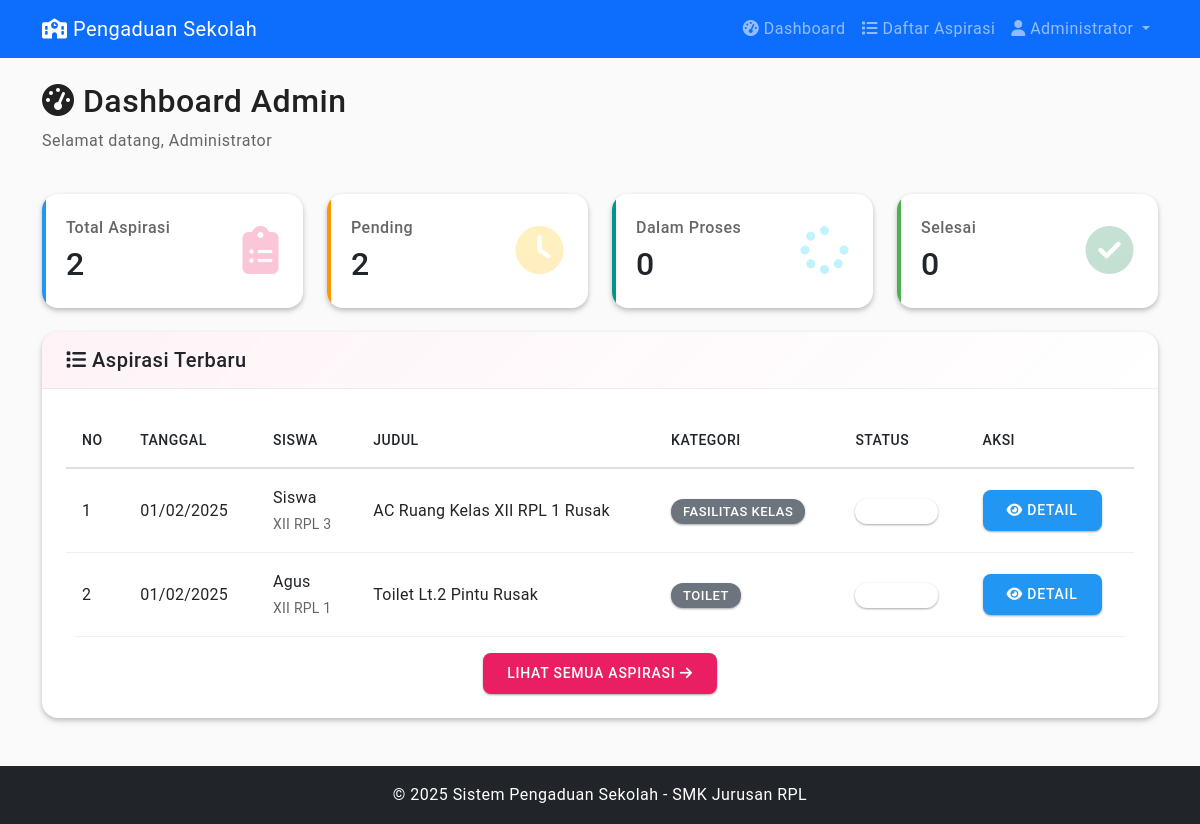
/admin/index.php (signed in), run on the app's committed database.
### tables this page shows
CREATE TABLE aspirasi (
    id_aspirasi INT PRIMARY KEY AUTO_INCREMENT,
    
    id_user INT NOT NULL,
     
    
    id_kategori INT NOT NULL,
     
    
    judul VARCHAR(200) NOT NULL,
    deskripsi TEXT NOT NULL,
    lokasi VARCHAR(100) NOT NULL,
    
    status ENUM('pending', 'proses', 'selesai', 'ditolak') DEFAULT 'pending',
     
    
    prioritas ENUM('rendah', 'sedang', 'tinggi') DEFAULT 'sedang',
     
    
    tanggal_pengaduan DATE NOT NULL,
    foto VARCHAR(255) NULL,
     
    
    created_at TIMESTAMP DEFAULT CURRENT_TIMESTAMP,
    updated_at TIMESTAMP DEFAULT CURRENT_TIMESTAMP ON UPDATE CURRENT_TIMESTAMP,
     
    
    FOREIGN KEY (id_user) REFERENCES users(id_user) ON DELETE CASCADE,
     
    
    FOREIGN KEY (id_kategori) REFERENCES kategori(id_kategori) ON DELETE RESTRICT
     
);

CREATE TABLE users (
    id_user INT PRIMARY KEY AUTO_INCREMENT,
     
    
    nama VARCHAR(100) NOT NULL,
     
    
    username VARCHAR(50) UNIQUE NOT NULL,
     
    
    password VARCHAR(255) NOT NULL,
     
    
    role ENUM('admin', 'siswa') NOT NULL,
     
    
    kelas VARCHAR(20) NULL,
     
    
    created_at TIMESTAMP DEFAULT CURRENT_TIMESTAMP
     
);

CREATE TABLE kategori (
    id_kategori INT PRIMARY KEY AUTO_INCREMENT,
    nama_kategori VARCHAR(50) NOT NULL,
    deskripsi TEXT NULL
);

### functions/functions.php (called while the page is built, shortened)
<?php
function get_all_aspirasi($filters = []) {
    $conn = getConnection();
    $query = "SELECT a.*, u.nama as nama_siswa, u.kelas, k.nama_kategori
              FROM aspirasi a
              JOIN users u ON a.id_user = u.id_user
              JOIN kategori k ON a.id_kategori = k.id_kategori
              WHERE 1=1";
    $params = [];
    $types = "";
    $query .= " ORDER BY a.created_at DESC";
    if (!empty($params)) {
        $stmt = $conn->prepare($query);
        $stmt->bind_param($types, ...$params);
        $stmt->execute();
        $result = $stmt->get_result();
    } else {
        $result = $conn->query($query);
    }
    $aspirasi = [];
    while ($row = $result->fetch_assoc()) {
        $aspirasi[] = $row;
    }
    return $aspirasi;
}
function get_statistik() {
    $conn = getConnection();
    $stats = [];
    $result = $conn->query("SELECT COUNT(*) as total FROM aspirasi");
    $stats['total_aspirasi'] = $result->fetch_assoc()['total'];
    $result = $conn->query("SELECT COUNT(*) as total FROM aspirasi WHERE status = 'pending'");
    $stats['pending'] = $result->fetch_assoc()['total'];
    $result = $conn->query("SELECT COUNT(*) as total FROM aspirasi WHERE status = 'proses'");
    $stats['proses'] = $result->fetch_assoc()['total'];
    $result = $conn->query("SELECT COUNT(*) as total FROM aspirasi WHERE status = 'selesai'");
    $stats['selesai'] = $result->fetch_assoc()['total'];
    return $stats;
}
?>

### admin/index.php (the view, shortened to what this page needs)
<?php
require_once '../functions/functions.php';
$stats = get_statistik();
$aspirasi_terbaru = get_all_aspirasi();
$aspirasi_terbaru = array_slice($aspirasi_terbaru, 0, 5);
include '../includes/header.php';
include '../includes/navbar.php';
?>
<div class="container my-4">
    <div class="row mb-4">
        <div class="col">
            <h2><i class="fas fa-tachometer-alt"></i> Dashboard Admin</h2>
            <p class="text-muted">Selamat datang, <?php echo $_SESSION['nama']; ?></p>
        </div>
    </div>
    <div class="row g-4 mb-4">
        <div class="col-md-3">
            <div class="card stat-card total">
                <div class="card-body">
                    <div class="d-flex justify-content-between align-items-center">
                        <div>
                            <h6 class="text-muted mb-2">Total Aspirasi</h6>
                            <h2 class="mb-0"><?php echo $stats['total_aspirasi']; ?></h2>
                        </div>
                        <div>
                            <i class="fas fa-clipboard-list fa-3x text-primary opacity-25"></i>
                        </div>
                    </div>
                </div>
            </div>
        </div>
        <div class="col-md-3">
            <div class="card stat-card pending">
                <div class="card-body">
                    <div class="d-flex justify-content-between align-items-center">
                        <div>
                            <h6 class="text-muted mb-2">Pending</h6>
                            <h2 class="mb-0"><?php echo $stats['pending']; ?></h2>
                        </div>
                        <div>
                            <i class="fas fa-clock fa-3x text-warning opacity-25"></i>
                        </div>
                    </div>
                </div>
            </div>
        </div>
        <div class="col-md-3">
            <div class="card stat-card proses">
                <div class="card-body">
                    <div class="d-flex justify-content-between align-items-center">
                        <div>
                            <h6 class="text-muted mb-2">Dalam Proses</h6>
                            <h2 class="mb-0"><?php echo $stats['proses']; ?></h2>
                        </div>
                        <div>
                            <i class="fas fa-spinner fa-3x text-info opacity-25"></i>
                        </div>
                    </div>
                </div>
            </div>
        </div>
        <div class="col-md-3">
            <div class="card stat-card selesai">
                <div class="card-body">
                    <div class="d-flex justify-content-between align-items-center">
                        <div>
                            <h6 class="text-muted mb-2">Selesai</h6>
                            <h2 class="mb-0"><?php echo $stats['selesai']; ?></h2>
                        </div>
                        <div>
                            <i class="fas fa-check-circle fa-3x text-success opacity-25"></i>
                        </div>
                    </div>
                </div>
            </div>
        </div>
    </div>
    <div class="card">
        <div class="card-header">
            <h5 class="mb-0"><i class="fas fa-list"></i> Aspirasi Terbaru</h5>
        </div>
        <div class="card-body">
            <?php if (empty($aspirasi_terbaru)): ?>
                <div class="text-center py-5">
                    <i class="fas fa-inbox fa-4x text-muted mb-3"></i>
                    <p class="text-muted">Belum ada aspirasi</p>
                </div>
            <?php else: ?>
                <div class="table-responsive">
                    <table class="table table-hover">
                        <thead>
                            <tr>
                                <th>No</th>
                                <th>Tanggal</th>
                                <th>Siswa</th>
                                <th>Judul</th>
                                <th>Kategori</th>
                                <th>Status</th>
                                <th>Aksi</th>
                            </tr>
                        </thead>
                        <tbody>
                            <?php foreach ($aspirasi_terbaru as $index => $asp): ?>
                            <tr>
                                <td><?php echo $index + 1; ?></td>
                                <td><?php echo date('d/m/Y', strtotime($asp['tanggal_pengaduan'])); ?></td>
                                <td>
                                    <?php echo $asp['nama_siswa']; ?><br>
                                    <small class="text-muted"><?php echo $asp['kelas']; ?></small>
                                </td>
                                <td><?php echo $asp['judul']; ?></td>
                                <td><span class="badge bg-secondary"><?php echo $asp['nama_kategori']; ?></span></td>
                                <td>
                                    <span class="badge badge-status-<?php echo $asp['status']; ?>">
                                    </span>
                                </td>
                                <td>
                                    <a href="detail_aspirasi.php?id=<?php echo $asp['id_aspirasi']; ?>"
                                       class="btn btn-sm btn-info">
                                        <i class="fas fa-eye"></i> Detail
                                    </a>
                                </td>
                            </tr>
                            <?php endforeach; ?>
                        </tbody>
                    </table>
                </div>
                <div class="text-center mt-3">
                    <a href="aspirasi_list.php" class="btn btn-primary">
                        Lihat Semua Aspirasi <i class="fas fa-arrow-right"></i>
                    </a>
                </div>
            <?php endif; ?>
        </div>
    </div>
</div>
<?php include '../includes/footer.php'; ?>

### assets/css/style.css (style rules this page uses)
:root { --md-primary: #E91E63; --md-primary-light: #F06292; --md-primary-dark: #C2185B; --md-secondary: #00BCD4; --md-secondary-light: #4DD0E1; --md-secondary-dark: #0097A7; --md-background: #FAFAFA; --md-surface: #FFFFFF; --md-error: #F44336; --md-on-primary: #FFFFFF; --md-on-secondary: #FFFFFF; --md-on-background: rgba(0, 0, 0, 0.87); --md-on-surface: rgba(0, 0, 0, 0.87); --md-on-error: #FFFFFF; --md-success: #4CAF50; --md-warning: #FF9800; --md-info: #2196F3; --md-teal: #009688; --md-purple: #9C27B0; --md-deep-purple: #673AB7; --shadow-1: 0 1px 3px rgba(0,0,0,0.12), 0 1px 2px rgba(0,0,0,0.24); --shadow-2: 0 3px 6px rgba(0,0,0,0.15), 0 2px 4px rgba(0,0,0,0.12); --shadow-3: 0 10px 20px rgba(0,0,0,0.15), 0 3px 6px rgba(0,0,0,0.10); --shadow-4: 0 15px 25px rgba(0,0,0,0.15), 0 5px 10px rgba(0,0,0,0.05); --shadow-5: 0 20px 40px rgba(0,0,0,0.2); --transition-fast: 150ms cubic-bezier(0.4, 0, 0.2, 1); --transition-standard: 250ms cubic-bezier(0.4, 0, 0.2, 1); --transition-complex: 375ms cubic-bezier(0.4, 0, 0.2, 1); }
* { font-family: 'Roboto', -apple-system, BlinkMacSystemFont, 'Segoe UI', sans-serif; }
body { color: var(--md-on-background); background-color: var(--md-background); font-size: 16px; line-height: 1.6; letter-spacing: 0.03em; }
.stat-card { border-radius: 16px; border: none; background: var(--md-surface); box-shadow: var(--shadow-2); transition: all var(--transition-complex); overflow: hidden; position: relative; }
.stat-card::before { content: ''; position: absolute; top: 0; left: 0; width: 4px; height: 100%; transition: width var(--transition-standard); }
.stat-card .card-body { padding: 24px; }
.stat-card.total::before { background: var(--md-info); }
.stat-card.pending::before { background: var(--md-warning); }
.stat-card.proses::before { background: var(--md-teal); }
.stat-card.selesai::before { background: var(--md-success); }
.card { border-radius: 16px; border: none; background: var(--md-surface); box-shadow: var(--shadow-2); transition: all var(--transition-standard); overflow: hidden; }
.card-body { padding: 24px; }
.card-header { border-radius: 16px 16px 0 0 !important; font-weight: 500; letter-spacing: 0.5px; background: linear-gradient(135deg, rgba(233, 30, 99, 0.05) 0%, transparent 100%); border-bottom: 1px solid rgba(0,0,0,0.06); padding: 16px 24px; }
table { border-radius: 12px; overflow: hidden; }
.table { margin-bottom: 0; }
.table thead th { font-weight: 500; letter-spacing: 0.5px; text-transform: uppercase; font-size: 0.875rem; border-bottom: 2px solid rgba(0,0,0,0.12); padding: 16px; }
.table tbody td { padding: 16px; vertical-align: middle; border-bottom: 1px solid rgba(0,0,0,0.06); letter-spacing: 0.25px; }
.table tbody tr { transition: background-color var(--transition-fast); }
.badge { font-size: 0.8125rem; font-weight: 500; letter-spacing: 0.5px; padding: 6px 12px; border-radius: 12px; text-transform: uppercase; display: inline-flex; align-items: center; box-shadow: var(--shadow-1); }
.btn { border-radius: 8px; font-weight: 500; letter-spacing: 0.75px; text-transform: uppercase; font-size: 0.875rem; padding: 10px 24px; transition: all var(--transition-standard); box-shadow: var(--shadow-1); border: none; position: relative; overflow: hidden; }
.btn::before { content: ''; position: absolute; top: 50%; left: 50%; width: 0; height: 0; border-radius: 50%; background: rgba(255,255,255,0.3); transform: translate(-50%, -50%); transition: width 0.6s, height 0.6s; }
.btn-primary { background: var(--md-primary); color: var(--md-on-primary); }
.btn-info { background: var(--md-info); color: #FFFFFF; }
.text-primary { color: var(--md-primary) !important; }
.text-muted { color: rgba(0,0,0,0.6) !important; }

### data on the page
aspirasi: tanggal_pengaduan "01/02/2025", id_user.nama "Siswa", id_user.kelas "XII RPL 3", judul "AC Ruang Kelas XII RPL 1 Rusak", id_kategori.nama_kategori "FASILITAS KELAS"
aspirasi: tanggal_pengaduan "01/02/2025", id_user.nama "Agus", id_user.kelas "XII RPL 1", judul "Toilet Lt.2 Pintu Rusak", id_kategori.nama_kategori "TOILET"

### other printed values
$_SESSION['nama'] "Administrator"
$stats['total_aspirasi'] "2"
$stats['pending'] "2"
$stats['proses'] "0"
$stats['selesai'] "0"
